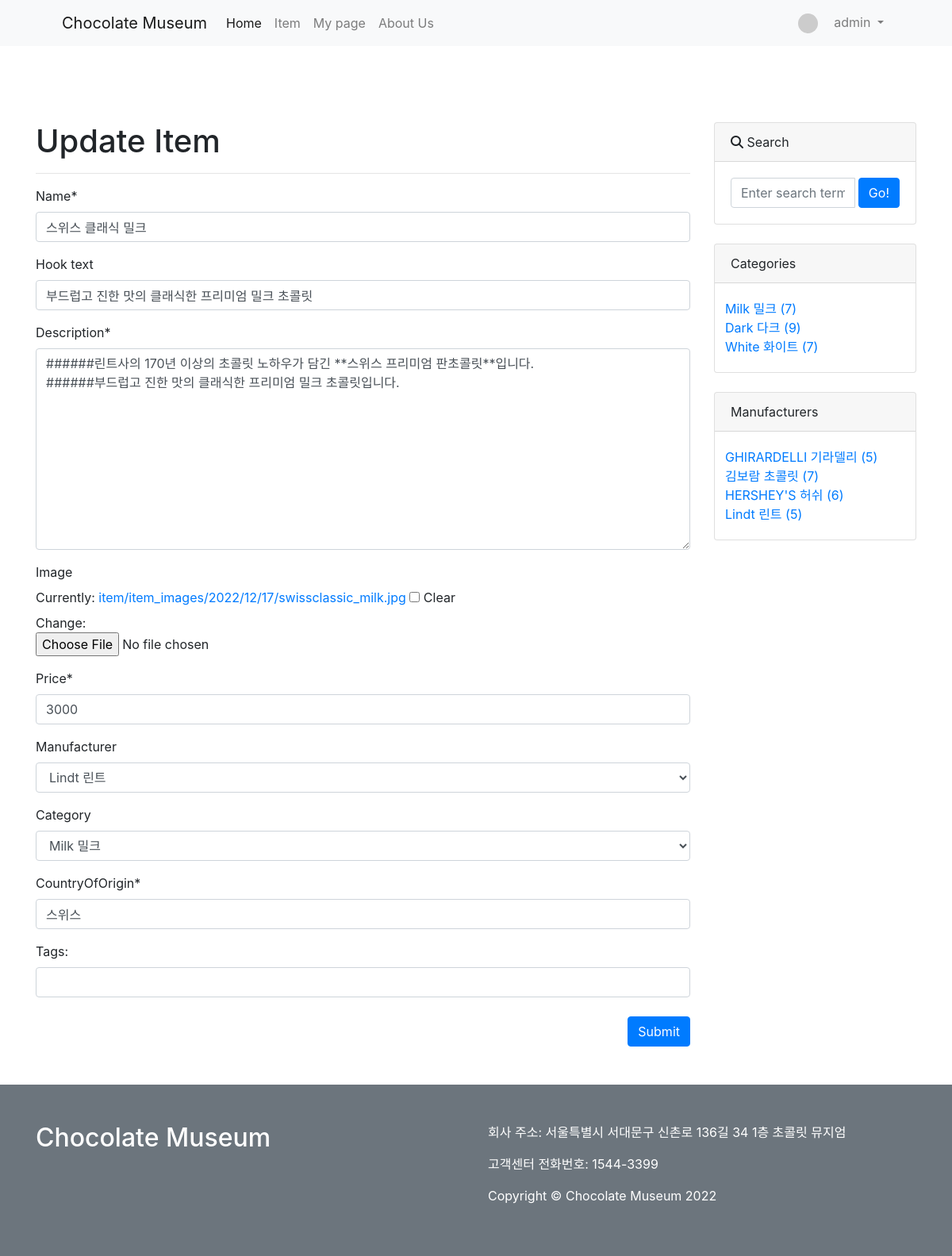
The page /mall/update_item/1/ (signed in) on the database its author committed.
### mall/models.py (models this page shows, shortened)
class Item(models.Model):
    name = models.CharField(max_length=30)
    hook_text = models.CharField(max_length=100, blank=True)
    description = MarkdownxField()
    image = models.ImageField(upload_to='item/item_images/%Y/%m/%d/', blank=True)
    price = models.PositiveIntegerField()
    manufacturer = models.ForeignKey(Manufacturer, null=True, blank=True, on_delete=models.SET_NULL)
    category = models.ForeignKey(Category, null=True, blank=True, on_delete=models.SET_NULL)
    tags = models.ManyToManyField(Tag, blank=True)
    countryOfOrigin = models.CharField(max_length=30)

class Manufacturer(models.Model):
    name = models.CharField(max_length=30)              # 허쉬, 기라델리...
    CEO = models.CharField(max_length=20)
    address = models.CharField(max_length=80)
    contact_number = models.CharField(max_length=20)
    logo_image = models.ImageField(upload_to='mall/images/', blank=True)
    description = models.TextField(blank=True)
    def __str__(self):
        return self.name
    def get_absolute_url(self):
        return f'/mall/manufacturer/{self.pk}/'

class Category(models.Model):
    name = models.CharField(max_length=50, unique=True)  # 밀크, 다크, 화이트
    slug = models.SlugField(max_length=200, unique=True, allow_unicode=True)
    def __str__(self):
        return self.name
    def get_absolute_url(self):                             # 카테고리부분
        return f'/mall/category/{self.slug}'
    class Meta:                                               # 카테고리부분
        verbose_name_plural = 'Categories'

### mall/views.py (the view, shortened to what this page needs)
# urls.py: path('update_item/<int:pk>/', views.ItemUpdate.as_view()),
class ItemUpdate(LoginRequiredMixin, UpdateView):
    model = Item
    fields = ['name','hook_text', 'description', 'image','price', 'manufacturer','category','countryOfOrigin']  # , 'tags'
    template_name = 'mall/item_update_form.html' # 클래스에서도 직접적으로 템플릿을 부를 수 있다.
    def dispatch(self, request, *args, **kwargs):
        if request.user.is_authenticated and (request.user.is_superuser or request.user.is_staff):
            return super(ItemUpdate, self).dispatch(request, *args, **kwargs)
        else:
            raise PermissionDenied
    def get_context_data(self, *, object_list=None, **kwargs):
        context = super(ItemUpdate, self).get_context_data()
        if self.object.tags.exists():
            tags_str_list = list()                # string 배열들로 만들고 하나의 string으로 만듦.
            for t in self.object.tags.all():
                tags_str_list.append(t.name)
            context['tags_str_default'] = ';'.join(tags_str_list)      # 다 합쳐서 각각을 ;으로 구분하게 만듦.
        context['categories'] = Category.objects.all()                                   # 카테고리부분 사이드바 내용 위해 추가해줌.
        context['no_category_item_count'] = Item.objects.filter(category=None).count
        context['manufacturers'] = Manufacturer.objects.all()
        return context

### mall/templates/mall/item_update_form.html (shortened to what this page needs)
{% extends 'mall/base.html' %}
{% load crispy_forms_tags %}
{% block main_area %}
  <h1>Update Item</h1>
  <hr>
  <form method="post" enctype="multipart/form-data">
      {{form | crispy}}
      <div id="div_id_tags_str">
        <label for="id_tags">Tags:</label>
        <input type="text" id="id_tags" name="tags_str" value="{{tags_str_default}}"
          class="textinput textInput form-control">
      </div>
      <br>
    <button type="submit" class="btn btn-primary float-right">Submit</button>
  </form>
{% endblock %}

### mall/templates/mall/navbar.html (shortened to what this page needs)
{% load socialaccount %}
{% load static %}
        <nav class="navbar navbar-expand-lg navbar-light bg-light">
            <div class="container px-4 px-lg-5">
                <a class="navbar-brand" href="/">Chocolate Museum</a>
                <div class="collapse navbar-collapse" id="navbarSupportedContent">
                    <ul class="navbar-nav me-auto mb-2 mb-lg-0 ms-lg-4">
                        <li class="nav-item">
                            <a class="nav-link active" href="/">Home</a>
                        </li>
                        <li class="nav-item">
                            <a class="nav-link" href="/mall/">Item</a>
                        </li>
                        {% if user.is_authenticated %}
                        <li class="nav-item">
                            <a class="nav-link" href="/mall/my_page/">My page</a>
                        </li>
                        {% endif %}
                        <li class="nav-item">
                            <a class="nav-link" href="/about_us/">About Us</a>
                        </li>
                    </ul>
                    <ul class="navbar-nav ml-auto">
                        {% if user.is_authenticated %}
                        <li class="nav-item dropdown">
                          <a class="nav-link dropdown-toggle" href="#" id="navbarDropdownMenuLink" role="button" data-toggle="dropdown" aria-haspopup="true" aria-expanded="false">
                            {% if user.socialaccount_set.all.0.get_avatar_url %}
                            <img class="rounded-circle mr-3" src="{{user.socialaccount_set.all.0.get_avatar_url}}" width="25px">
                            {% else %}
                            <img class="rounded-circle mr-3" src="https://dummyimage.com/50x50/ced4da/6c757d.jpg" width="25px">
                            {% endif %}
                            {{ user.username }}
                          </a>
                        </li>
                        {% else %}
                        <li class="nav-item">
                          <a class="nav-link" href="#"  data-toggle="modal" data-target="#loginModal">LogIn</a>
                        </li>
                        {% endif %}
                    </ul>
                </div>
            </div>
        </nav>

### mall/templates/mall/sidebar.html (shortened to what this page needs)
                              <div class="card mb-4">
                                  <div class="card-header"><i class="fa-solid fa-magnifying-glass"></i> Search</div>
                                    <div class="card-body">
                                        <div class="input-group">
                                            <input id="search-input" class="form-control" type="text" placeholder="Enter search term..." aria-label="Enter search term..." aria-describedby="button-search" />
                                            <button class="btn btn-primary ml-1" id="button-search" type="button" onclick="searchItem()">Go!</button>
                                        </div>
                                    </div>
                              </div>
                              <div class="card mb-4" id='category-card'>
                                  <div class="card-header">Categories</div>
                                  <div class="card-body">
                                      <div class="row">
                                              <ul class="list-unstyled mb-0 ml-2">
                                                  {% for c in categories %}
                                                    <li><a href="{{c.get_absolute_url}}">{{c}} ({{c.item_set.count}})</a></li>
                                                  {% endfor %}
                                              </ul>
                                      </div>
                                  </div>
                              </div>
                              <div class="card mb-4" id='manufacturer-card'>
                                  <div class="card-header">Manufacturers</div>
                                  <div class="card-body">
                                      <div class="row">
                                              <ul class="list-unstyled mb-0 ml-2">
                                                  {% for m in manufacturers %}
                                                    <li><a href="{{m.get_absolute_url}}">{{m}} ({{m.item_set.count}})</a></li>
                                                  {% endfor %}
                                              </ul>
                                      </div>
                                  </div>
                              </div>

### rows shown on the page
Item: name "스위스 클래식 밀크", hook_text "부드럽고 진한 맛의 클래식한 프리미엄 밀크 초콜릿", description "######린트사의 170년 이상의 초콜릿 노하우가 담긴 **스위스 프리미엄 판초콜릿**입니다. ######부드럽고 진한 맛의 클래식한 프리미엄 밀크 초콜릿입니다.", price "3000", manufacturer "Lindt 린트", category "Milk 밀크", countryOfOrigin "스위스"
Category: name "Milk 밀크", item_set.count "7"
Category: name "Dark 다크", item_set.count "9"
Category: name "White 화이트", item_set.count "7"
Manufacturer: name "GHIRARDELLI 기라델리", item_set.count "5"
Manufacturer: name "김보람 초콜릿", item_set.count "7"
Manufacturer: name "HERSHEY'S 허쉬", item_set.count "6"
Manufacturer: name "Lindt 린트", item_set.count "5"

### other values the page prints
{{ user.username }} "admin"
